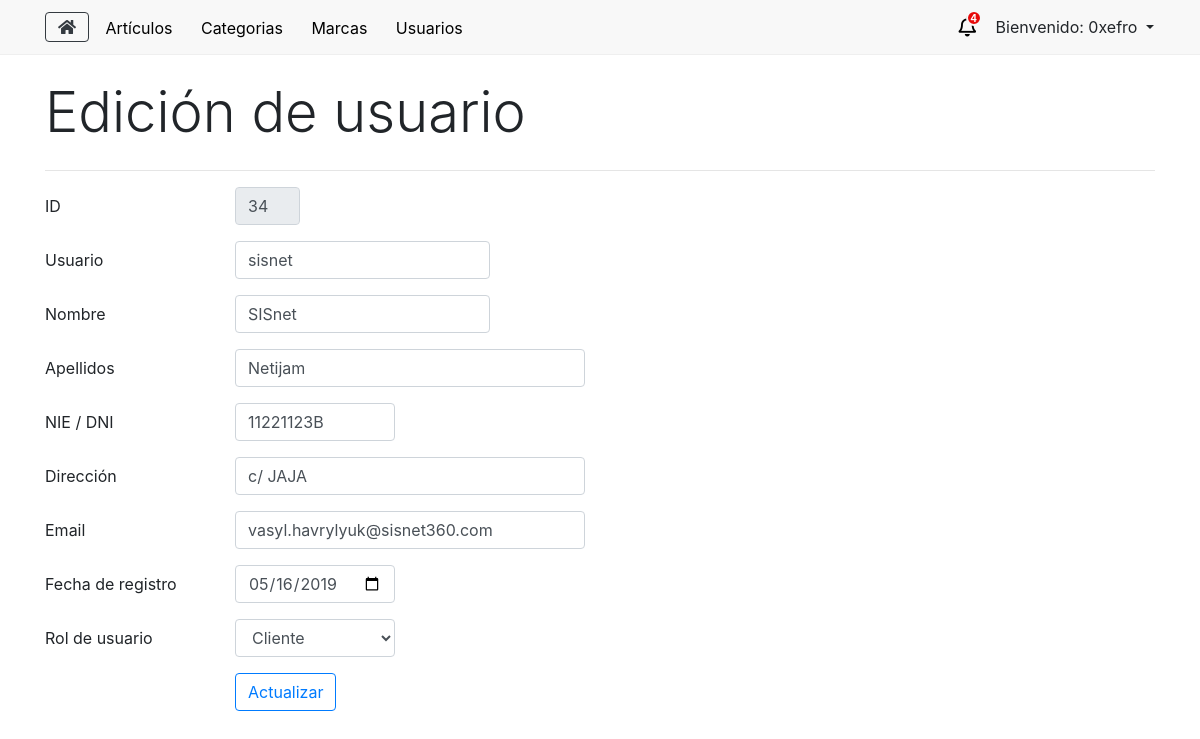
Before: /usuarios/editar/34 (signed in) with the older database file.
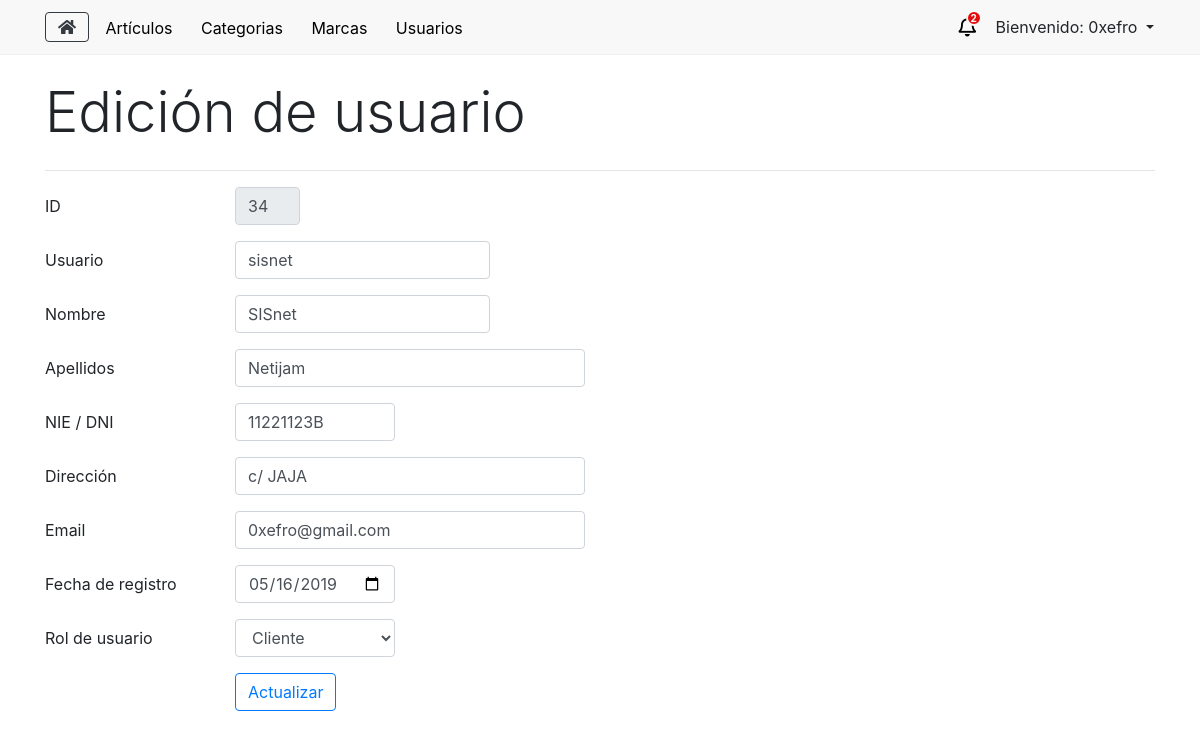
After: the same page with the newer database file.
### tables this page shows
CREATE TABLE `eusuario` (
  `k` int(11) NOT NULL,
  `sUser` varchar(255) NOT NULL,
  `sNombre` varchar(255) NOT NULL,
  `sApellido` varchar(255) NOT NULL,
  `sDni` varchar(255) NOT NULL,
  `sDireccion` varchar(255) NOT NULL,
  `sEmail` varchar(255) NOT NULL,
  `dFechaRegistro` date NOT NULL,
  `bAdministrador` tinyint(4) NOT NULL DEFAULT '0',
  `sPassword` varchar(255) NOT NULL,
  `bStatus` tinyint(4) NOT NULL
);

### application/libraries/Layouts.php (called while the page is built, shortened)
<?php
class Layouts {
    private $CI = null;
    function __construct() {
        $this->CI =& get_instance();
    }
    public function view($data = array()) {
        if (!empty($data)) {
            $vista = $this->CI->load->view($data['vista'], $data['params'], TRUE);
            $this->CI->load->view('layouts/'.$data['layout'], array(
                'contenido' => $vista,
                'titulo' => $data['titulo'],
                'style' => $data['style'],
                'js' => $data['js'],
                'numPedidos' => $this->CI->BackModel->numPedidos()
            ));
        }
    }
}

### application/controllers/AdminController.php (called while the page is built, shortened)
<?php
class AdminController extends CI_Controller {
    public function editarUsuario() {
        $id = $this->uri->segment(3);
        $data = array(
            'detalles' => $this->BackModel->getDetallesUsuario($id)[0]
        );
        $vista = array(
            'vista'     => 'admin/view_editarUsuario',
            'params'    =>  $data,
            'layout'    => 'ly_admin',
            'titulo'    => 'Edición de usuario',
            'style'     => '',
            'js'        => 'usuarios'
        );
        $this->layouts->view($vista);
    }
}

### index.php (called while the page is built, shortened)
<?php
require_once BASEPATH.'core/CodeIgniter.php';

### application/models/BackModel.php (called while the page is built, shortened)
<?php
class BackModel extends CI_Model {
    private $con = null;
    public function __construct() {
        try {
            $this->con = $this->load->database('default', true);
        } catch(PDOException $e) {
            die($e->getMessage());
        }
    }
    public function getDetallesUsuario($id) {
        $id = sanear($id);
        $sql = "SELECT * FROM eUsuario WHERE k = ?";
        $query = $this->con->query($sql, array($id));
        $rs = $query->result_array();
        return $rs;
    }
}

### application/helpers/utils_helper.php (called while the page is built, shortened)
<?php
function sanear($dato) {
    return htmlspecialchars($dato, ENT_QUOTES, "UTF-8");
}

### application/views/admin/view_editarUsuario.php (the view, shortened to what the changed rows need)
<form action="<?php echo base_url().'usuarios/actualizar/'.$detalles['k']; ?>" method="post">
    <div class="form-group row">
        <div class="col-sm-1">
            <input type="text" readonly value="<?php echo $detalles['k']; ?>" name="id" class="form-control" id="id">
        </div>
    </div>
    <div class="form-group row">
        <div class="col-sm-3">
            <input type="text" value="<?php echo $detalles['sUser']; ?>" name="usuario" class="form-control" id="usuario">
        </div>
    </div>
    <div class="form-group row">
        <div class="col-sm-3">
            <input type="text" value="<?php echo $detalles['sNombre']; ?>" name="nombre" class="form-control" id="nombre">
        </div>
    </div>
    <div class="form-group row">
        <div class="col-sm-4">
            <input type="text" value="<?php echo $detalles['sApellido']; ?>" name="apellido" class="form-control" id="apellido">
        </div>
    </div>
    <div class="form-group row">
        <div class="col-sm-2">
            <input type="text" value="<?php echo $detalles['sDni']; ?>" name="dni" class="form-control" id="dni">
        </div>
    </div>
    <div class="form-group row">
        <div class="col-sm-4">
            <input type="text" value="<?php echo $detalles['sDireccion']; ?>" name="direccion" class="form-control" id="direccion">
        </div>
    </div>
    <div class="form-group row">
        <div class="col-sm-4">
            <input type="email" value="<?php echo $detalles['sEmail']; ?>" name="email" class="form-control" id="email">
        </div>
    </div>
    <div class="form-group row">
        <div class="col-sm-2">
            <input type="date" value="<?php echo $detalles['dFechaRegistro']; ?>" name="registro" class="form-control" id="registro">
        </div>
    </div>
    <div class="form-group row">
        <div class="col-sm-2">
            <select name="rol" id="rol" class="form-control">
                <?php
                    if ($detalles['bAdministrador']) {
                        echo "<option value='1' selected='selected'>Administrador</option>";
                        echo "<option value='0'>Cliente</option>";
                    } else {
                        echo "<option value='0' selected='selected'>Cliente</option>";
                    }
                ?>
            </select>
        </div>
    </div>
</form>

### application/views/layouts/ly_admin.php (shortened to what the changed rows need)
<!DOCTYPE html>
<html lang="es">
<head>
    <link rel="stylesheet" href="https://stackpath.bootstrapcdn.com/bootstrap/4.3.1/css/bootstrap.min.css">
    <link rel="stylesheet" href="https://use.fontawesome.com/releases/v5.7.2/css/all.css">
    <link rel="stylesheet" href="<?php echo base_url()."assets/css/_admin.css"; ?>">
</head>
<body>
    <header class="mb-4">
        <nav class="py-2">
            <div class="container d-flex justify-content-between align-items-center">
                <div class="btn-group">
                    <div id="notificacionWrapper" class="d-flex align-items-center">
                        <i class="far fa-bell text-danger campana"></i>
                        <span class="badget number"><?php echo $numPedidos; ?></span>
                    </div>
                </div>
            </div>
        </nav>
    </header>
    <section>
        <div class="container">
            <h1 class="lead display-4 mb-4"><?php echo $titulo; ?></h1>
            <?php
                echo $contenido;
            ?>
        </div>
    </section>
</body>
</html>

Changed rows visible on the page:
changed eusuario "sisnet": email "vasyl.havrylyuk@sisnet360.com" → "0xefro@gmail.com"
Other visible differences:
$numPedidos: "4" → "2"
